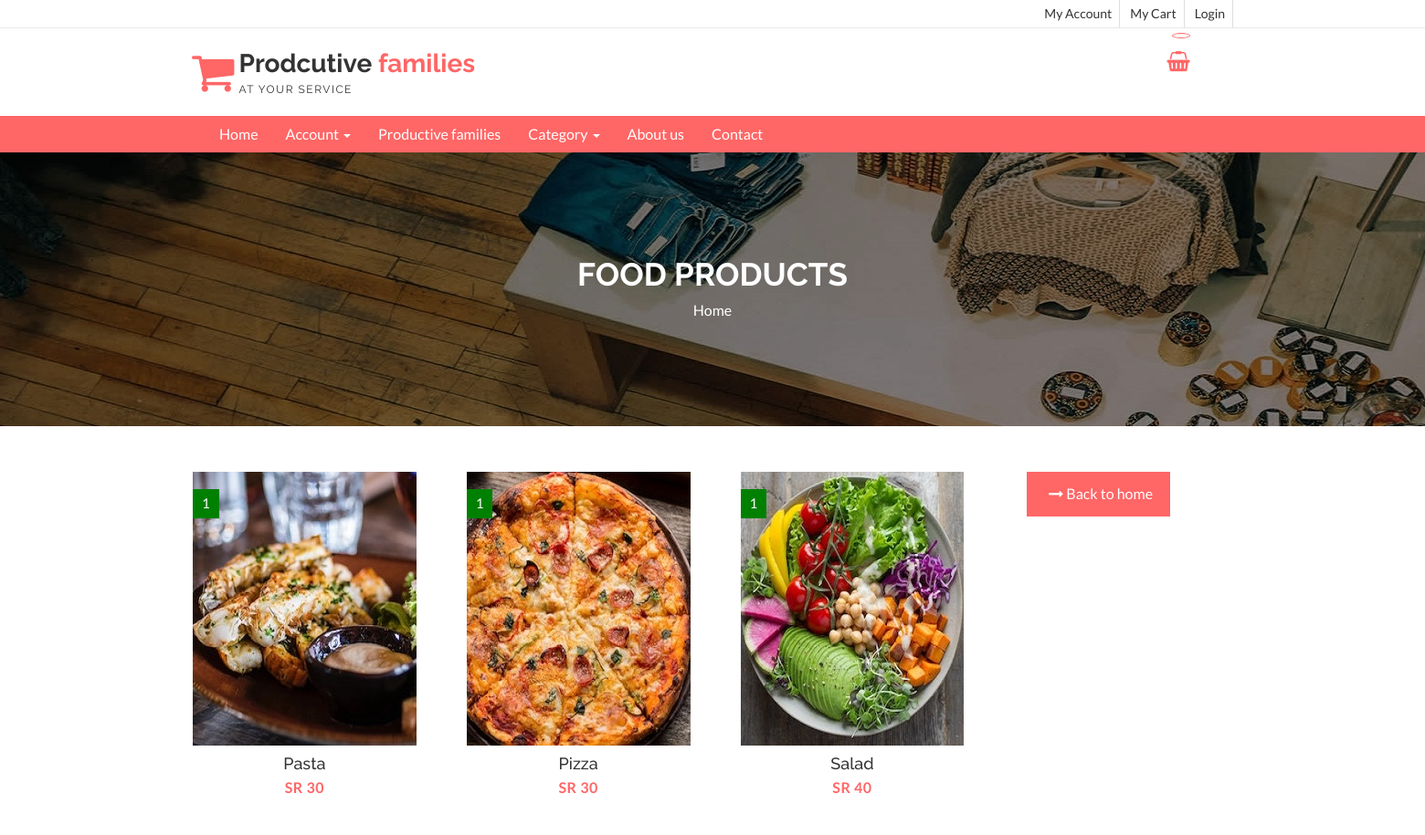
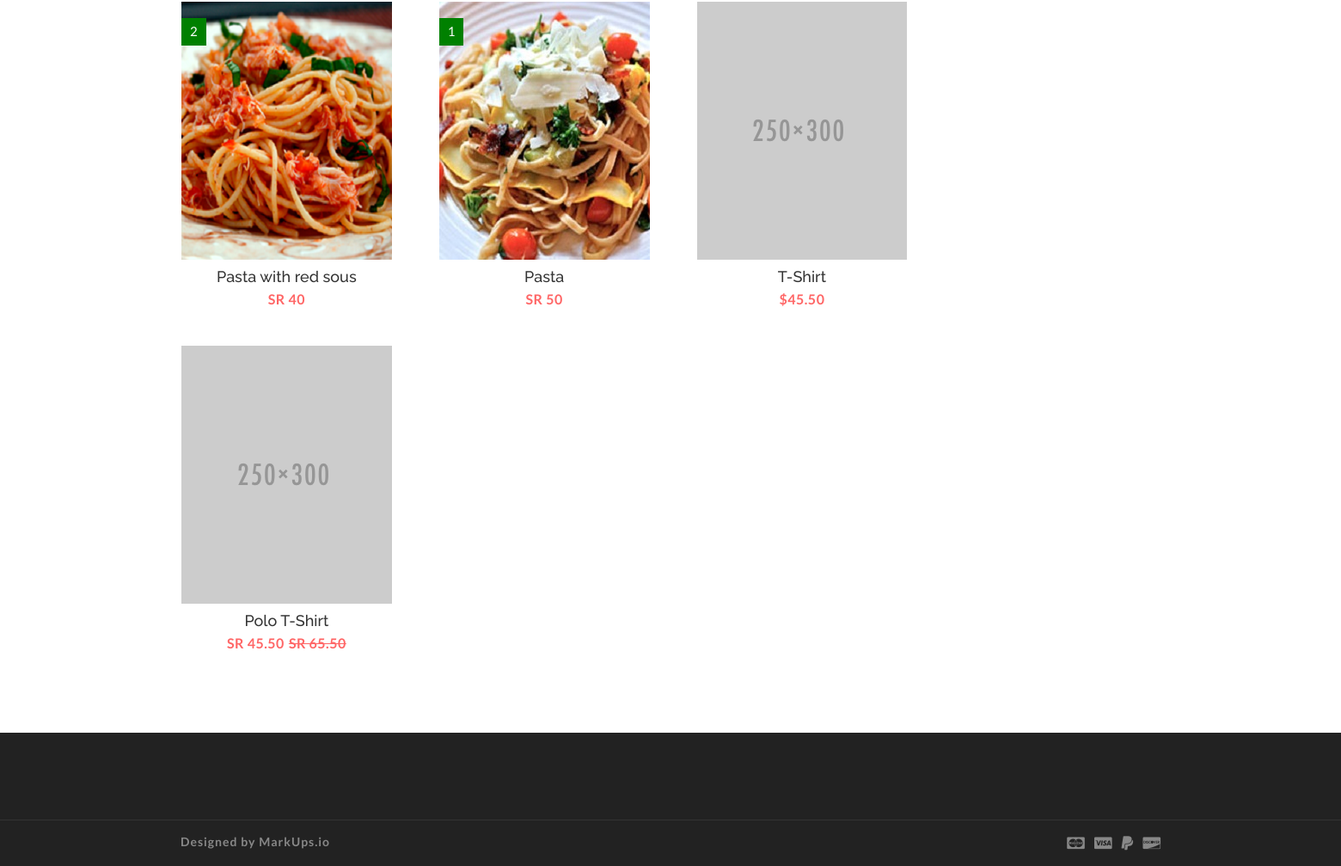
Screenshot of /food.php with the database file from the repository (2 pictures, top to bottom).
### tables this page shows
CREATE TABLE `product` (
  `productno` int(11) NOT NULL,
  `productname` varchar(200) NOT NULL,
  `price` varchar(50) NOT NULL,
  `discribe` text NOT NULL,
  `image` varchar(200) NOT NULL,
  `properties` text NOT NULL,
  `preset` varchar(50) NOT NULL,
  `proid` int(11) NOT NULL,
  `catname` varchar(50) NOT NULL
);

### food.php (the view, shortened to what this page needs)
<!DOCTYPE html>
<html lang="en">
  <head>
    <link href="css/font-awesome.css" rel="stylesheet">
    <link href="css/bootstrap.css" rel="stylesheet">
    <link href="css/jquery.smartmenus.bootstrap.css" rel="stylesheet">
    <link rel="stylesheet" type="text/css" href="css/jquery.simpleLens.css">
    <link rel="stylesheet" type="text/css" href="css/slick.css">
    <link rel="stylesheet" type="text/css" href="css/nouislider.css">
    <link id="switcher" href="css/theme-color/default-theme.css" rel="stylesheet">
    <link href="css/sequence-theme.modern-slide-in.css" rel="stylesheet" media="all">
    <link href="css/style.css" rel="stylesheet">
  </head>
  <body>
  <header id="aa-header">
    <div class="aa-header-top">
      <div class="container">
        <div class="row">
          <div class="col-md-12">
            <div class="aa-header-top-area">
              <div class="aa-header-top-right">
                <ul class="aa-head-top-nav-right">
                  <li><a href="clienthome.php">My Account</a></li>
                  <li class="hidden-xs"><a href="clientcart.php">My Cart</a></li>
                  <li><a href="" data-toggle="modal" data-target="#login-modal">Login</a></li>
                </ul>
              </div>
            </div>
          </div>
        </div>
      </div>
    </div>
    <div class="aa-header-bottom">
      <div class="container">
        <div class="row">
          <div class="col-md-12">
            <div class="aa-header-bottom-area">
              <div class="aa-logo">
                <a href="index.html">
                  <span class="fa fa-shopping-cart"></span>
                  <p>Prodcutive <strong>families</strong> <span>at your service</span></p>
                </a>
              </div>
              <div class="aa-cartbox">
                <a class="aa-cart-link" href="#">
                  <span class="fa fa-shopping-basket"></span>
                  <span class="aa-cart-notify"></span>
                </a>
              </div>
            </div>
          </div>
        </div>
      </div>
    </div>
  </header>
  <section id="menu">
    <div class="container">
      <div class="menu-area">
        <div class="navbar navbar-default" role="navigation">
          <div class="navbar-collapse collapse">
            <ul class="nav navbar-nav">
              <li><a href="index.php">Home</a></li>
              <li><a href="#">Account <span class="caret"></span></a>
              </li>
              <li><a href="profamily.php">Productive families </a>
              </li>
              <li><a href="#">Category <span class="caret"></span></a>
              </li>
                 <li><a href="about.php">About us</a></li>
                <li><a href="contact.php">Contact</a></li>
            </ul>
          </div>
        </div>
      </div>
    </div>
  </section>
  <section id="aa-catg-head-banner">
    <img src="img/fashion/1.jpg" alt="fashion img">
    <div class="aa-catg-head-banner-area">
     <div class="container">
      <div class="aa-catg-head-banner-content">
        <h2>Food Products</h2>
        <ol class="breadcrumb">
          <li><a href="index.php">Home</a></li>
        </ol>
      </div>
     </div>
   </div>
  </section>
   <section id="checkout" dir="rtl" align="right">
   <div class="container">
     <div class="row">
       <div class="col-md-12">
        <div class="checkout-area">
                    <div class="tab-pane fade in active" id="food">
                      <ul class="aa-product-catg">
                          <?php
require 'config.php';
   $type= "food";
$result = mysqli_query($con,"SELECT * FROM product where catname='$type'")
or die(mysqli_error());
while($row = mysqli_fetch_array( $result )) {
?>
                        <li>
                          <figure>
                          <a class="aa-product-img" href="productdetailclient.php?productno=<?php echo htmlentities($row['productno']);?>"><img src="<?php echo htmlentities($row['image']);?>" alt="polo shirt img"></a>
                              <figcaption>
                              <h4 class="aa-product-title"><a href="#"><?php echo htmlentities($row['productname']);?></a></h4>
                              <span class="aa-product-price">SR <?php echo htmlentities($row['price']);?></span><span class="aa-product-price"></span>
                            </figcaption>
                          </figure>
                          <span class="aa-badge aa-sale" href="#"><?php echo htmlentities($row['proid']);?></span>
                        </li>
                          <?php
}
?>
                        <li>
                          <figure>
                            <a class="aa-product-img" href="#"><img src="img/man/polo-shirt-5.png" alt="polo shirt img"></a>
                            <figcaption>
                              <h4 class="aa-product-title"><a href="#">T-Shirt</a></h4>
                              <span class="aa-product-price">$45.50</span>
                            </figcaption>
                          </figure>
                        </li>
                        <li>
                          <figure>
                            <a class="aa-product-img" href="#"><img src="img/man/polo-shirt-6.png" alt="polo shirt img"></a>
                            <figcaption>
                              <h4 class="aa-product-title"><a href="#">Polo T-Shirt</a></h4>
                              <span class="aa-product-price">SR 45.50</span><span class="aa-product-price"><del>SR 65.50</del></span>
                            </figcaption>
                          </figure>
                        </li>
                      </ul> <center>
                      <a class="aa-browse-btn" href="index.php">Back to home <span class="fa fa-long-arrow-right"></span></a> </center>
                    </div>
                </div>
              </div>
        </div>
      </div>
  </section>
  <footer id="aa-footer">
    <div class="aa-footer-top">
     <div class="container">
        <div class="row">
        <div class="col-md-12">
        </div>
      </div>
     </div>
    </div>
    <div class="aa-footer-bottom">
      <div class="container">
        <div class="row">
        <div class="col-md-12">
          <div class="aa-footer-bottom-area">
            <p>Designed by <a href="http://www.markups.io/">MarkUps.io</a></p>
            <div class="aa-footer-payment">
              <span class="fa fa-cc-mastercard"></span>
              <span class="fa fa-cc-visa"></span>
              <span class="fa fa-paypal"></span>
              <span class="fa fa-cc-discover"></span>
            </div>
          </div>
        </div>
      </div>
      </div>
    </div>
  </footer>
  </body>
</html>

### css/theme-color/default-theme.css (style rules this page uses)
h2 { color: #ff6666; }
.aa-browse-btn { background-color: #ff6666; border: 1px solid #ff6666; }
#aa-header .aa-header-bottom .aa-header-bottom-area .aa-logo a > span { color: #ff6666; }
#aa-header .aa-header-bottom .aa-header-bottom-area .aa-logo a strong { color: #ff6666; }
#aa-header .aa-header-bottom .aa-cartbox .aa-cart-link { color: #ff6666; }
#aa-header .aa-header-bottom .aa-cartbox .aa-cart-link .aa-cart-notify { border: 1px solid #ff6666; color: #ff6666; }
#aa-header .aa-header-bottom .aa-cartbox .aa-cart-link .aa-cart-notify:after { border-top-color: #ff6666; }
#menu { background-color: #ff6666; }
.aa-product-catg li .aa-product-price { color: #ff6666; }

### rows the page displays
product: image (picture), productname "Pasta", price "30", proid "1"
product: image (picture), productname "Pizza", price "30", proid "1"
product: image (picture), productname "Salad", price "40", proid "1"
product: image (picture), productname "Pasta with red sous", price "40", proid "2"
product: image (picture), productname "Pasta", price "50", proid "1"
